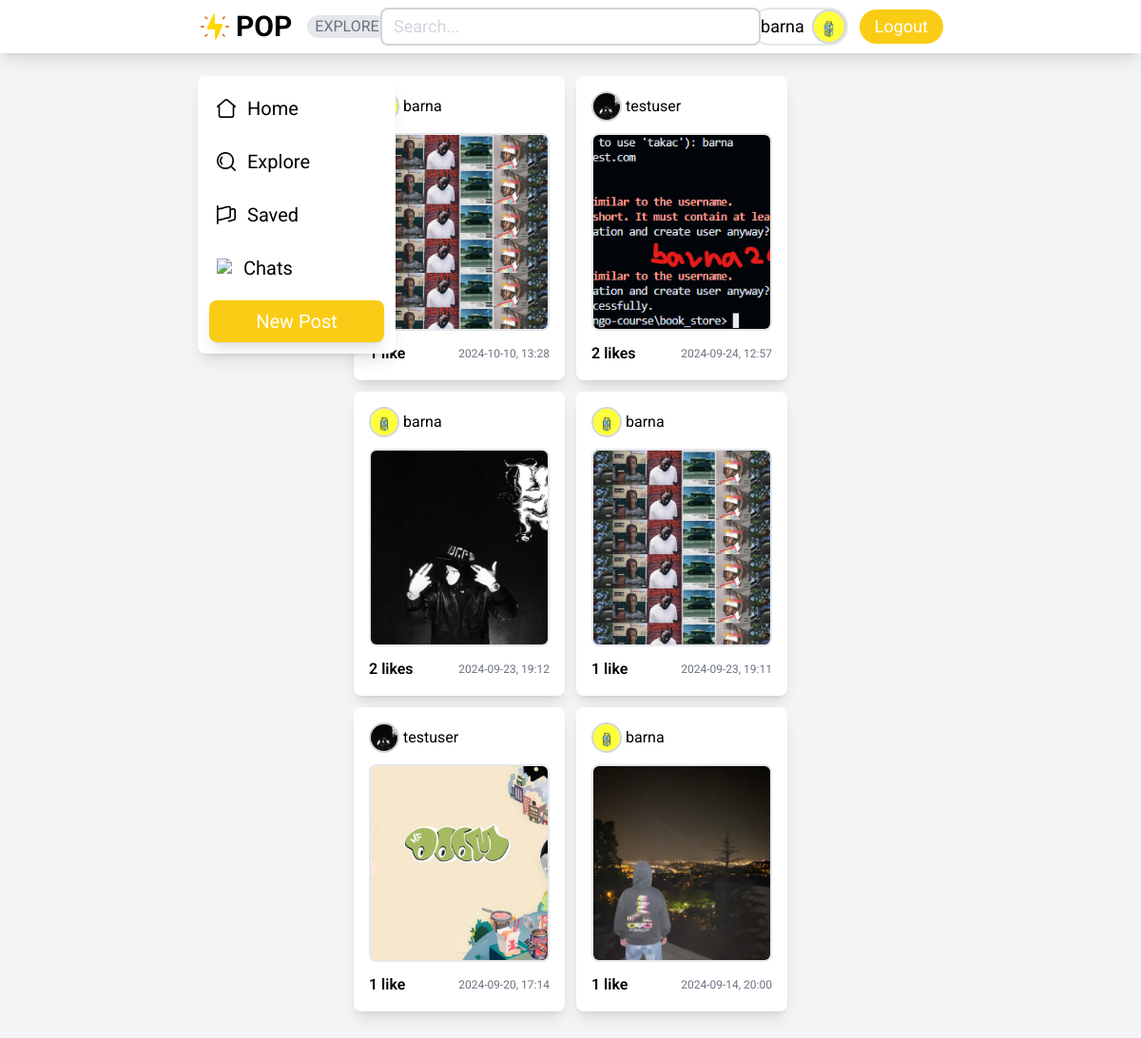
/posts/explore/ (signed in), run on an earlier commit of the app's database.
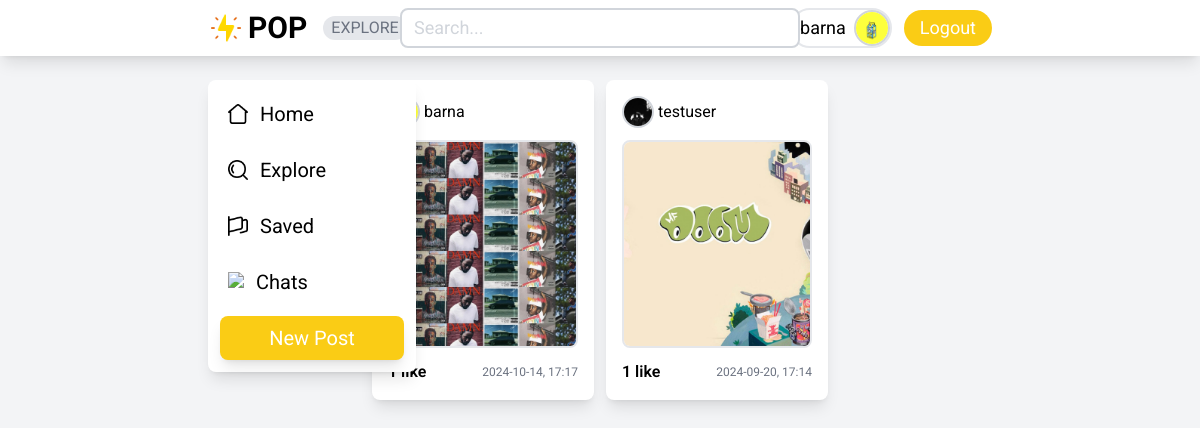
And on a later commit of the database.
### users/models.py (models this page shows, shortened)
class Profile(models.Model):
    user = models.OneToOneField(
        User, on_delete=models.CASCADE, related_name='user_profile')
    bio = models.TextField(blank=True)
    profile_picture = models.ImageField(
        upload_to='profile_pictures/', null=True)
    saved_posts = models.ManyToManyField(
        Post, blank=True, related_name='saved_by')

### posts/models.py (models this page shows, shortened)
class Post(models.Model):
    author = models.ForeignKey(
        User, on_delete=models.CASCADE, related_name='posts')
    content = models.TextField()
    image = models.ImageField(upload_to='post_images/', blank=True, null=True)
    created_at = models.DateTimeField(auto_now_add=True)

### posts/views.py (the view)
# urls.py: path('explore/', views.ExplorePageView.as_view(), name='explore'),
class ExplorePageView(LoginRequiredMixin, ListView):
    model = Post
    template_name = 'posts/explore.html'
    context_object_name = 'posts'
    def get_queryset(self):
        last_1000_posts = Post.objects.annotate(
            like_count=Count('likes')).order_by('-created_at')[:1000]
        last_1000_posts_list = list(last_1000_posts)
        average_like_count = sum(post.like_count for post in last_1000_posts_list) / \
            len(last_1000_posts_list) if last_1000_posts_list else 0
        filtered_posts = [
            post for post in last_1000_posts_list if post.like_count >= average_like_count]
        search_query = self.request.GET.get('explore', '').strip()
        if search_query:
            filtered_posts = [
                post for post in filtered_posts if search_query.lower() in post.content.lower() or search_query.lower() in post.author.username.lower()]
        return filtered_posts
    def get_context_data(self, **kwargs):
        context = super().get_context_data(**kwargs)
        context["title"] = 'Explore'
        return context

### posts/templates/posts/explore.html (shortened to what this page needs)
{% extends "core/base.html" %}
{% load static %}
{% block content %}
    <div class="fixed top-2 left-1/2 transform -translate-x-1/2 z-50 w-1/3">
        <div class="mb-3">
            <form method="GET" action="">
                <div class="flex">
                    <input name="explore" placeholder="Search..." type="text" class="w-full px-3 py-1 text-lg bg-white rounded-lg border-2 border-gray-300 placeholder-gray-300 focus:outline-none">
                </div>
            </form>
        </div>
    </div>
    {% if posts %}
    <div class="grid grid-cols-2 gap-3">
        {% for post in posts %}
            <div class="w-full bg-white rounded-lg p-4 shadow-lg">
                <a href="{% url "posts:detail" post.id %}" class="space-y-3">
                    <div class="flex items-center space-x-1">
                        {% if post.author.user_profile.profile_picture %}
                        <div class="w-8 h-8 rounded-full overflow-hidden border-2 border-gray-300">
                            <img class="w-full h-full object-cover object-center aspect-square" src="{{ post.author.user_profile.profile_picture.url }}">
                        </div>
                        {% else %}
                        <div class="w-8 h-8 rounded-full overflow-hidden border-2 border-gray-300">
                            <img class="w-full h-full object-cover object-center aspect-square" src="{% static "user2.png" %}">
                        </div>
                        {% endif %}
                        <p>{{ post.author }}</p>
                    </div>
                    <img src="{{ post.image.url }}" class="w-full h-52 aspect-square object-cover rounded-lg border-2">
                    <div class="flex justify-between items-center">
                        <h2 class="font-semibold">{% if post.likes.count == 1 %}1 like{% else %}{{ post.likes.count }} likes{% endif %}</h2>
                        <p class="text-xs text-gray-500">{{ post.created_at|date:"Y-m-d, H:i" }}</p>
                    </div>
                </a>
            </div>
        {% endfor %}
    </div>
        {% else %}
            <div class="w-full text-center rounded-lg shadow-lg bg-white p-6">
                <h1 class="text-lg">No posts to show.</h1>
            </div>
        {% endif %}
{% endblock content %}

### core/templates/core/base.html (shortened to what this page needs)
{% load static %}
<!DOCTYPE html>
<html lang="en">
<head>
    <link rel="stylesheet" href="{% static "css/styles.css" %}">
    <link rel="stylesheet" href="{% static 'core/css/font.css' %}">
</head>
<body class="bg-gray-100">
    <nav class="py-6 px-52 flex justify-between items-center h-14 shadow-lg z-10 z-40 fixed top-0 w-full bg-white">
        <div class="relative flex items-center space-x-4">
            <a href="/">
                <div class="flex items-center space-x-1">
                    <img class="h-9" src="{% static "logo.png" %}">
                    <h1 class="text-3xl font-bold">POP</h1>
                </div>
            </a>
            <ul>
                <li class="px-2 bg-gray-200 rounded-full text-md font-normal text-gray-500 {% if request.path == '/posts/explore/' %}active {% else %} hidden {% endif %}">EXPLORE</li>
            </ul>
        </div>
        <div class="flex space-x-3">
        {% if request.user.is_authenticated %}
        <div class="flex items-center">
            <div class="flex items-center mr-3 border-2 border-gray-400 rounded-full hover:bg-gray-200">
                <a href="{% url "users:profile" user.username %}" class="flex items-center">
                    <div class="ml-2">
                        <p class="text-lg mr-2">{{ user.username }}</p>
                    </div>
                    {% if user.user_profile and user.user_profile.profile_picture %}
                        <div class="w-9 h-9 rounded-full overflow-hidden border-2 border-gray-300">
                            <img class="w-full h-full object-cover object-center aspect-square" src="{{ user.user_profile.profile_picture.url }}">
                        </div>
                    {% else %}
                        <div class="w-9 h-9 rounded-full overflow-hidden border-2 border-gray-300">
                            <img class="w-full h-full object-cover object-center aspect-square" src="{% static "user2.png" %}">
                        </div>
                    {% endif %}
                </a>
            </div>
            <a href="{% url "core:logout" %}" class="px-4 py-1 bg-yellow-400 rounded-full hover:bg-yellow-500">
                <h2 class="font-medium text-lg text-white">Logout</h2>
            </a>
        </div>
        {% endif %}
        </div>
    </nav>
        {% if request.user.is_authenticated %}
        <div class="w-52 shadow-lg rounded-lg px-3 py-3 space-y-3 h-fit bg-white fixed top-20 left-52">
            <a href="{% url "core:index" %}" class="p-2 rounded-lg hover:bg-gray-200 block">
                <div class="flex items-center space-x-3">
                    <img class="h-5" src="{% static "home2.png" %}">
                    <h2 class="text-xl">Home</h1>
                </div>
            </a>
            <a href="{% url "posts:explore" %}" class="p-2 rounded-lg hover:bg-gray-200 block">
                <div class="flex items-center space-x-3">
                    <img class="h-5" src="{% static "search2.png" %}">
                    <h2 class="text-xl">Explore</h1>
                </div>
            </a>
            <a href="{% url "posts:saved" %}" class="p-2 rounded-lg hover:bg-gray-200 block">
                <div class="flex items-center space-x-3">
                    <img class="h-5" src="{% static "save.png" %}">
                    <h2 class="text-xl">Saved</h1>
                </div>
            </a>
            <a href="#" class="p-2 rounded-lg hover:bg-gray-200 block">
                <div class="flex items-center space-x-3">
                    <img class="h-5" src="{% static "comment2.png" %}">
                    <h2 class="text-xl">Chats</h1>
                </div>
            </a>
            <a href="{% url "posts:new" %}" class="p-2 rounded-lg shadow-lg bg-yellow-400 text-white hover:bg-yellow-500 text-center block">
                    <p class="font-medium text-xl">New Post</p>
            </a>
        </div>
        {% endif %}
    <div class="px-36 py-20 flex justify-center">
        <div class="w-1/2">
            {% block content %}
            {% endblock content %}
        </div>
    </div>
</body>
</html>

What changed in the data, as far as the page shows it:
removed Post: author "barna", image (picture), shows "1 like", created_at "2024-10-10, 13:28"
removed Post: author.user_profile.profile_picture (picture), author "testuser", image (picture), likes.count "2", created_at "2024-09-24, 12:57"
removed Post: author.user_profile.profile_picture (picture), author "barna", image (picture), likes.count "2", created_at "2024-09-23, 19:12"
removed Post: author.user_profile.profile_picture (picture), author "barna", image (picture), shows "1 like", created_at "2024-09-23, 19:11"
removed Post: author.user_profile.profile_picture (picture), author "barna", image (picture), shows "1 like", created_at "2024-09-14, 20:00"
added Post: author "barna", image (picture), shows "1 like", created_at "2024-10-14, 17:17"
